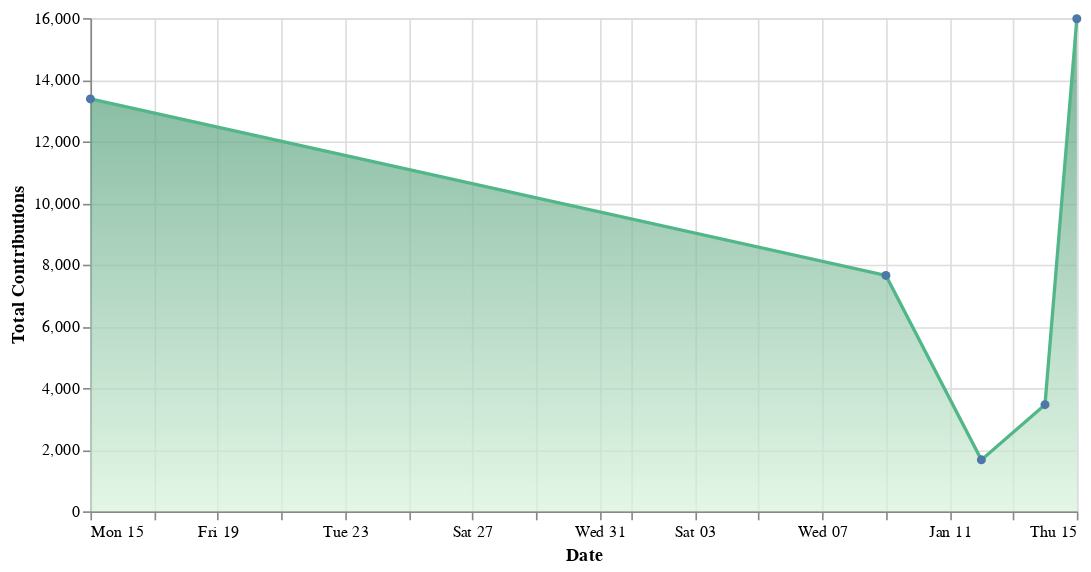

Notebook source saved alongside this figure:
### Markdown cell above
## Visualizing Using Altair

### Code cell
source = query

# Create a selection that chooses the nearest point & selects based on x-value
nearest = alt.selection(type='single', nearest=True, on='mouseover',
                        fields=['Date'], empty='none')

# The basic line
line = alt.Chart(source).mark_area( line={'color':'#52B788'}, point=True,
    color=alt.Gradient(
        gradient='linear',
        stops=[alt.GradientStop(color='#D8F3DC', offset=0),
               alt.GradientStop(color='#40916C', offset=1)],
        x1=1,
        x2=1,
        y1=1,
        y2=0
    )
    ).encode(y='Total Contributions:Q', x='Date:T')

# Transparent selectors across the chart. This is what tells us
# the x-value of the cursor
selectors = alt.Chart(source).mark_point().encode(
    x='Date:T',
    opacity=alt.value(0),
).add_selection(
    nearest
)

# Draw points on the line, and highlight based on selection
points = line.mark_point().encode(
    opacity=alt.condition(nearest, alt.value(1), alt.value(0))
)

# Draw text labels near the points, and highlight based on selection
text = line.mark_text(align='right', dx=-10, dy=0).encode(
    text=alt.condition(nearest, 'Total Contributions:Q', alt.value(' '))
)

# Draw a rule at the location of the selection
rules = alt.Chart(source).mark_rule(color='gray').encode(
    x='Date:T',
).transform_filter(
    nearest
)

# Put the five layers into a chart and bind the data
alt.layer(
    line, selectors, points, rules, text
).properties(
    width=600, height=300
)

### Figure 1 — Vega-Lite specification as saved in the notebook (floating-point values rounded to 4 significant figures)
{"config": {"view": {"continuousWidth": 400, "continuousHeight": 300}}, "layer": [{"mark": {"type": "area", "color": {"gradient": "linear", "stops": [{"color": "#D8F3DC", "offset": 0}, {"color": "#40916C", "offset": 1}], "x1": 1, "x2": 1, "y1": 1, "y2": 0}, "line": {"color": "#52B788"}, "point": true}, "encoding": {"x": {"type": "temporal", "field": "Date"}, "y": {"type": "quantitative", "field": "Total Contributions"}}}, {"mark": "point", "encoding": {"opacity": {"value": 0}, "x": {"type": "temporal", "field": "Date"}}, "selection": {"selector048": {"type": "single", "nearest": true, "on": "mouseover", "fields": ["Date"], "empty": "none"}}}, {"mark": "point", "encoding": {"opacity": {"condition": {"value": 1, "selection": "selector048"}, "value": 0}, "x": {"type": "temporal", "field": "Date"}, "y": {"type": "quantitative", "field": "Total Contributions"}}}, {"mark": {"type": "rule", "color": "gray"}, "encoding": {"x": {"type": "temporal", "field": "Date"}}, "transform": [{"filter": {"selection": "selector048"}}]}, {"mark": {"type": "text", "align": "right", "dx": -10, "dy": 0}, "encoding": {"text": {"condition": {"type": "quantitative", "field": "Total Contributions", "selection": "selector048"}, "value": " "}, "x": {"type": "temporal", "field": "Date"}, "y": {"type": "quantitative", "field": "Total Contributions"}}}], "data": {"name": "data-e351af3f2e98a162f5a12b45d7e509e7"}, "height": 300, "width": 600, "$schema": "https://vega.github.io/schema/vega-lite/v4.8.1.json", "datasets": {"data-e351af3f2e98a162f5a12b45d7e509e7": [{"Date": "1997-12-15T00:00:00", "category": "contribution_val", "Total Contributions": 13380.0}, {"Date": "1998-01-09T00:00:00", "category": "contribution_val", "Total Contributions": 7652.0}, {"Date": "1998-01-12T00:00:00", "category": "contribution_val", "Total Contributions": 1668.0}, {"Date": "1998-01-14T00:00:00", "category": "contribution_val", "Total Contributions": 3460.0}, {"Date": "1998-01-15T00:00:00", "category": "contribution_val", "Total Contributions": 15980.0}]}}
